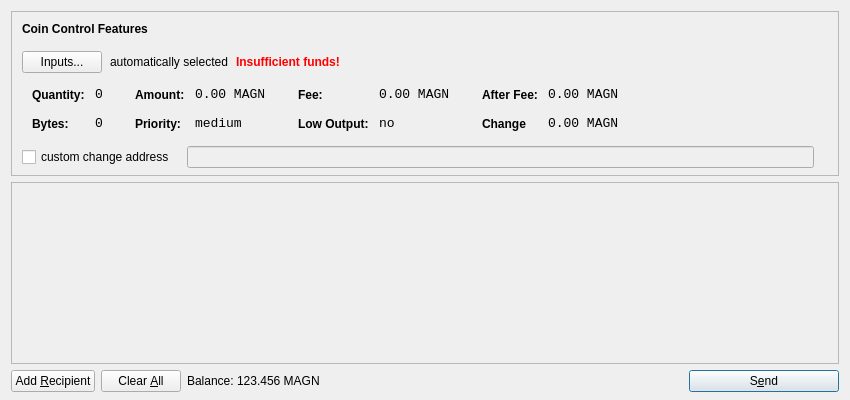
<?xml version="1.0" encoding="UTF-8"?>
<ui version="4.0">
 <class>SendCoinsDialog</class>
 <widget class="QDialog" name="SendCoinsDialog">
  <property name="geometry">
   <rect>
    <x>0</x>
    <y>0</y>
    <width>850</width>
    <height>400</height>
   </rect>
  </property>
  <property name="windowTitle">
   <string>Send Coins</string>
  </property>
  <layout class="QVBoxLayout" name="verticalLayout" stretch="0,1,0">
   <property name="bottomMargin">
    <number>8</number>
   </property>
   <item>
    <widget class="QFrame" name="frameCoinControl">
     <property name="sizePolicy">
      <sizepolicy hsizetype="Expanding" vsizetype="Expanding">
       <horstretch>0</horstretch>
       <verstretch>0</verstretch>
      </sizepolicy>
     </property>
     <property name="maximumSize">
      <size>
       <width>16777215</width>
       <height>16777215</height>
      </size>
     </property>
     <property name="frameShape">
      <enum>QFrame::StyledPanel</enum>
     </property>
     <property name="frameShadow">
      <enum>QFrame::Sunken</enum>
     </property>
     <layout class="QVBoxLayout" name="verticalLayoutCoinControl2">
      <property name="spacing">
       <number>6</number>
      </property>
      <property name="leftMargin">
       <number>0</number>
      </property>
      <property name="topMargin">
       <number>0</number>
      </property>
      <property name="rightMargin">
       <number>0</number>
      </property>
      <property name="bottomMargin">
       <number>6</number>
      </property>
      <item>
       <layout class="QVBoxLayout" name="verticalLayoutCoinControl" stretch="0,0,0,0,1">
        <property name="spacing">
         <number>0</number>
        </property>
        <property name="leftMargin">
         <number>10</number>
        </property>
        <property name="topMargin">
         <number>10</number>
        </property>
        <item>
         <layout class="QHBoxLayout" name="horizontalLayoutCoinControl1">
          <property name="bottomMargin">
           <number>15</number>
          </property>
          <item>
           <widget class="QLabel" name="labelCoinControlFeatures">
            <property name="sizePolicy">
             <sizepolicy hsizetype="Preferred" vsizetype="Maximum">
              <horstretch>0</horstretch>
              <verstretch>0</verstretch>
             </sizepolicy>
            </property>
            <property name="font">
             <font>
              <weight>75</weight>
              <bold>true</bold>
             </font>
            </property>
            <property name="styleSheet">
             <string notr="true">font-weight:bold;</string>
            </property>
            <property name="text">
             <string>Coin Control Features</string>
            </property>
           </widget>
          </item>
         </layout>
        </item>
        <item>
         <layout class="QHBoxLayout" name="horizontalLayoutCoinControl2" stretch="0,0,0,0">
          <property name="spacing">
           <number>8</number>
          </property>
          <property name="bottomMargin">
           <number>10</number>
          </property>
          <item>
           <widget class="QPushButton" name="pushButtonCoinControl">
            <property name="styleSheet">
             <string notr="true"/>
            </property>
            <property name="text">
             <string>Inputs...</string>
            </property>
           </widget>
          </item>
          <item>
           <widget class="QLabel" name="labelCoinControlAutomaticallySelected">
            <property name="text">
             <string>automatically selected</string>
            </property>
            <property name="margin">
             <number>5</number>
            </property>
           </widget>
          </item>
          <item>
           <widget class="QLabel" name="labelCoinControlInsuffFunds">
            <property name="font">
             <font>
              <weight>75</weight>
              <bold>true</bold>
             </font>
            </property>
            <property name="styleSheet">
             <string notr="true">color:red;font-weight:bold;</string>
            </property>
            <property name="text">
             <string>Insufficient funds!</string>
            </property>
            <property name="margin">
             <number>5</number>
            </property>
           </widget>
          </item>
          <item>
           <spacer name="horizontalSpacerCoinControl">
            <property name="orientation">
             <enum>Qt::Horizontal</enum>
            </property>
            <property name="sizeHint" stdset="0">
             <size>
              <width>40</width>
              <height>1</height>
             </size>
            </property>
           </spacer>
          </item>
         </layout>
        </item>
        <item>
         <widget class="QWidget" name="widgetCoinControl" native="true">
          <property name="sizePolicy">
           <sizepolicy hsizetype="Preferred" vsizetype="Preferred">
            <horstretch>0</horstretch>
            <verstretch>0</verstretch>
           </sizepolicy>
          </property>
          <property name="minimumSize">
           <size>
            <width>0</width>
            <height>0</height>
           </size>
          </property>
          <property name="styleSheet">
           <string notr="true"/>
          </property>
          <layout class="QHBoxLayout" name="horizontalLayoutCoinControl5">
           <property name="margin">
            <number>0</number>
           </property>
           <item>
            <layout class="QHBoxLayout" name="horizontalLayoutCoinControl3" stretch="0,0,0,1">
             <property name="spacing">
              <number>20</number>
             </property>
             <property name="topMargin">
              <number>0</number>
             </property>
             <property name="bottomMargin">
              <number>10</number>
             </property>
             <item>
              <layout class="QFormLayout" name="formLayoutCoinControl1">
               <property name="horizontalSpacing">
                <number>10</number>
               </property>
               <property name="verticalSpacing">
                <number>14</number>
               </property>
               <property name="leftMargin">
                <number>10</number>
               </property>
               <property name="topMargin">
                <number>4</number>
               </property>
               <property name="rightMargin">
                <number>6</number>
               </property>
               <item row="0" column="0">
                <widget class="QLabel" name="labelCoinControlQuantityText">
                 <property name="styleSheet">
                  <string notr="true">font-weight:bold;</string>
                 </property>
                 <property name="text">
                  <string>Quantity:</string>
                 </property>
                 <property name="margin">
                  <number>0</number>
                 </property>
                </widget>
               </item>
               <item row="0" column="1">
                <widget class="QLabel" name="labelCoinControlQuantity">
                 <property name="font">
                  <font>
                   <family>Monospace</family>
                   <pointsize>10</pointsize>
                  </font>
                 </property>
                 <property name="cursor">
                  <cursorShape>IBeamCursor</cursorShape>
                 </property>
                 <property name="contextMenuPolicy">
                  <enum>Qt::ActionsContextMenu</enum>
                 </property>
                 <property name="text">
                  <string>0</string>
                 </property>
                 <property name="margin">
                  <number>0</number>
                 </property>
                 <property name="textInteractionFlags">
                  <set>Qt::LinksAccessibleByMouse|Qt::TextSelectableByKeyboard|Qt::TextSelectableByMouse</set>
                 </property>
                </widget>
               </item>
               <item row="1" column="0">
                <widget class="QLabel" name="labelCoinControlBytesText">
                 <property name="styleSheet">
                  <string notr="true">font-weight:bold;</string>
                 </property>
                 <property name="text">
                  <string>Bytes:</string>
                 </property>
                </widget>
               </item>
               <item row="1" column="1">
                <widget class="QLabel" name="labelCoinControlBytes">
                 <property name="font">
                  <font>
                   <family>Monospace</family>
                   <pointsize>10</pointsize>
                  </font>
                 </property>
                 <property name="cursor">
                  <cursorShape>IBeamCursor</cursorShape>
                 </property>
                 <property name="contextMenuPolicy">
                  <enum>Qt::ActionsContextMenu</enum>
                 </property>
                 <property name="text">
                  <string>0</string>
                 </property>
                 <property name="textInteractionFlags">
                  <set>Qt::LinksAccessibleByMouse|Qt::TextSelectableByKeyboard|Qt::TextSelectableByMouse</set>
                 </property>
                </widget>
               </item>
              </layout>
             </item>
             <item>
              <layout class="QFormLayout" name="formLayoutCoinControl2">
               <property name="horizontalSpacing">
                <number>10</number>
               </property>
               <property name="verticalSpacing">
                <number>14</number>
               </property>
               <property name="leftMargin">
                <number>6</number>
               </property>
               <property name="topMargin">
                <number>4</number>
               </property>
               <property name="rightMargin">
                <number>6</number>
               </property>
               <item row="0" column="0">
                <widget class="QLabel" name="labelCoinControlAmountText">
                 <property name="styleSheet">
                  <string notr="true">font-weight:bold;</string>
                 </property>
                 <property name="text">
                  <string>Amount:</string>
                 </property>
                 <property name="margin">
                  <number>0</number>
                 </property>
                </widget>
               </item>
               <item row="0" column="1">
                <widget class="QLabel" name="labelCoinControlAmount">
                 <property name="font">
                  <font>
                   <family>Monospace</family>
                   <pointsize>10</pointsize>
                  </font>
                 </property>
                 <property name="cursor">
                  <cursorShape>IBeamCursor</cursorShape>
                 </property>
                 <property name="contextMenuPolicy">
                  <enum>Qt::ActionsContextMenu</enum>
                 </property>
                 <property name="text">
                  <string>0.00 MAGN</string>
                 </property>
                 <property name="textInteractionFlags">
                  <set>Qt::LinksAccessibleByMouse|Qt::TextSelectableByKeyboard|Qt::TextSelectableByMouse</set>
                 </property>
                </widget>
               </item>
               <item row="1" column="0">
                <widget class="QLabel" name="labelCoinControlPriorityText">
                 <property name="styleSheet">
                  <string notr="true">font-weight:bold;</string>
                 </property>
                 <property name="text">
                  <string>Priority:</string>
                 </property>
                </widget>
               </item>
               <item row="1" column="1">
                <widget class="QLabel" name="labelCoinControlPriority">
                 <property name="font">
                  <font>
                   <family>Monospace</family>
                   <pointsize>10</pointsize>
                  </font>
                 </property>
                 <property name="cursor">
                  <cursorShape>IBeamCursor</cursorShape>
                 </property>
                 <property name="contextMenuPolicy">
                  <enum>Qt::ActionsContextMenu</enum>
                 </property>
                 <property name="text">
                  <string>medium</string>
                 </property>
                 <property name="textInteractionFlags">
                  <set>Qt::LinksAccessibleByMouse|Qt::TextSelectableByKeyboard|Qt::TextSelectableByMouse</set>
                 </property>
                </widget>
               </item>
              </layout>
             </item>
             <item>
              <layout class="QFormLayout" name="formLayoutCoinControl3">
               <property name="horizontalSpacing">
                <number>10</number>
               </property>
               <property name="verticalSpacing">
                <number>14</number>
               </property>
               <property name="leftMargin">
                <number>6</number>
               </property>
               <property name="topMargin">
                <number>4</number>
               </property>
               <property name="rightMargin">
                <number>6</number>
               </property>
               <item row="0" column="0">
                <widget class="QLabel" name="labelCoinControlFeeText">
                 <property name="styleSheet">
                  <string notr="true">font-weight:bold;</string>
                 </property>
                 <property name="text">
                  <string>Fee:</string>
                 </property>
                 <property name="margin">
                  <number>0</number>
                 </property>
                </widget>
               </item>
               <item row="0" column="1">
                <widget class="QLabel" name="labelCoinControlFee">
                 <property name="font">
                  <font>
                   <family>Monospace</family>
                   <pointsize>10</pointsize>
                  </font>
                 </property>
                 <property name="cursor">
                  <cursorShape>IBeamCursor</cursorShape>
                 </property>
                 <property name="contextMenuPolicy">
                  <enum>Qt::ActionsContextMenu</enum>
                 </property>
                 <property name="text">
                  <string>0.00 MAGN</string>
                 </property>
                 <property name="textInteractionFlags">
                  <set>Qt::LinksAccessibleByMouse|Qt::TextSelectableByKeyboard|Qt::TextSelectableByMouse</set>
                 </property>
                </widget>
               </item>
               <item row="1" column="0">
                <widget class="QLabel" name="labelCoinControlLowOutputText">
                 <property name="styleSheet">
                  <string notr="true">font-weight:bold;</string>
                 </property>
                 <property name="text">
                  <string>Low Output:</string>
                 </property>
                </widget>
               </item>
               <item row="1" column="1">
                <widget class="QLabel" name="labelCoinControlLowOutput">
                 <property name="font">
                  <font>
                   <family>Monospace</family>
                   <pointsize>10</pointsize>
                  </font>
                 </property>
                 <property name="cursor">
                  <cursorShape>IBeamCursor</cursorShape>
                 </property>
                 <property name="contextMenuPolicy">
                  <enum>Qt::ActionsContextMenu</enum>
                 </property>
                 <property name="text">
                  <string>no</string>
                 </property>
                 <property name="textInteractionFlags">
                  <set>Qt::LinksAccessibleByMouse|Qt::TextSelectableByKeyboard|Qt::TextSelectableByMouse</set>
                 </property>
                </widget>
               </item>
              </layout>
             </item>
             <item>
              <layout class="QFormLayout" name="formLayoutCoinControl4">
               <property name="horizontalSpacing">
                <number>10</number>
               </property>
               <property name="verticalSpacing">
                <number>14</number>
               </property>
               <property name="leftMargin">
                <number>6</number>
               </property>
               <property name="topMargin">
                <number>4</number>
               </property>
               <property name="rightMargin">
                <number>6</number>
               </property>
               <item row="0" column="0">
                <widget class="QLabel" name="labelCoinControlAfterFeeText">
                 <property name="styleSheet">
                  <string notr="true">font-weight:bold;</string>
                 </property>
                 <property name="text">
                  <string>After Fee:</string>
                 </property>
                 <property name="margin">
                  <number>0</number>
                 </property>
                </widget>
               </item>
               <item row="0" column="1">
                <widget class="QLabel" name="labelCoinControlAfterFee">
                 <property name="font">
                  <font>
                   <family>Monospace</family>
                   <pointsize>10</pointsize>
                  </font>
                 </property>
                 <property name="cursor">
                  <cursorShape>IBeamCursor</cursorShape>
                 </property>
                 <property name="contextMenuPolicy">
                  <enum>Qt::ActionsContextMenu</enum>
                 </property>
                 <property name="text">
                  <string>0.00 MAGN</string>
                 </property>
                 <property name="textInteractionFlags">
                  <set>Qt::LinksAccessibleByMouse|Qt::TextSelectableByKeyboard|Qt::TextSelectableByMouse</set>
                 </property>
                </widget>
               </item>
               <item row="1" column="0">
                <widget class="QLabel" name="labelCoinControlChangeText">
                 <property name="styleSheet">
                  <string notr="true">font-weight:bold;</string>
                 </property>
                 <property name="text">
                  <string>Change</string>
                 </property>
                </widget>
               </item>
               <item row="1" column="1">
                <widget class="QLabel" name="labelCoinControlChange">
                 <property name="font">
                  <font>
                   <family>Monospace</family>
                   <pointsize>10</pointsize>
                  </font>
                 </property>
                 <property name="cursor">
                  <cursorShape>IBeamCursor</cursorShape>
                 </property>
                 <property name="contextMenuPolicy">
                  <enum>Qt::ActionsContextMenu</enum>
                 </property>
                 <property name="text">
                  <string>0.00 MAGN</string>
                 </property>
                 <property name="textInteractionFlags">
                  <set>Qt::LinksAccessibleByMouse|Qt::TextSelectableByKeyboard|Qt::TextSelectableByMouse</set>
                 </property>
                </widget>
               </item>
              </layout>
             </item>
            </layout>
           </item>
          </layout>
         </widget>
        </item>
        <item>
         <layout class="QHBoxLayout" name="horizontalLayoutCoinControl4" stretch="0,0,0">
          <property name="spacing">
           <number>12</number>
          </property>
          <property name="sizeConstraint">
           <enum>QLayout::SetDefaultConstraint</enum>
          </property>
          <property name="topMargin">
           <number>5</number>
          </property>
          <property name="rightMargin">
           <number>5</number>
          </property>
          <item>
           <widget class="QCheckBox" name="checkBoxCoinControlChange">
            <property name="text">
             <string>custom change address</string>
            </property>
           </widget>
          </item>
          <item>
           <widget class="QLineEdit" name="lineEditCoinControlChange">
            <property name="enabled">
             <bool>false</bool>
            </property>
            <property name="sizePolicy">
             <sizepolicy hsizetype="Expanding" vsizetype="Fixed">
              <horstretch>0</horstretch>
              <verstretch>0</verstretch>
             </sizepolicy>
            </property>
           </widget>
          </item>
          <item>
           <widget class="QLabel" name="labelCoinControlChangeLabel">
            <property name="sizePolicy">
             <sizepolicy hsizetype="Preferred" vsizetype="Expanding">
              <horstretch>0</horstretch>
              <verstretch>0</verstretch>
             </sizepolicy>
            </property>
            <property name="minimumSize">
             <size>
              <width>0</width>
              <height>0</height>
             </size>
            </property>
            <property name="text">
             <string/>
            </property>
            <property name="margin">
             <number>3</number>
            </property>
           </widget>
          </item>
         </layout>
        </item>
        <item>
         <spacer name="verticalSpacerCoinControl">
          <property name="orientation">
           <enum>Qt::Vertical</enum>
          </property>
          <property name="sizeHint" stdset="0">
           <size>
            <width>800</width>
            <height>1</height>
           </size>
          </property>
         </spacer>
        </item>
       </layout>
      </item>
     </layout>
    </widget>
   </item>
   <item>
    <widget class="QScrollArea" name="scrollArea">
     <property name="widgetResizable">
      <bool>true</bool>
     </property>
     <widget class="QWidget" name="scrollAreaWidgetContents">
      <property name="geometry">
       <rect>
        <x>0</x>
        <y>0</y>
        <width>830</width>
        <height>162</height>
       </rect>
      </property>
      <layout class="QVBoxLayout" name="verticalLayout_2">
       <property name="margin">
        <number>0</number>
       </property>
       <item>
        <layout class="QVBoxLayout" name="entries">
         <property name="spacing">
          <number>6</number>
         </property>
        </layout>
       </item>
       <item>
        <spacer name="verticalSpacer">
         <property name="orientation">
          <enum>Qt::Vertical</enum>
         </property>
         <property name="sizeHint" stdset="0">
          <size>
           <width>20</width>
           <height>40</height>
          </size>
         </property>
        </spacer>
       </item>
      </layout>
     </widget>
    </widget>
   </item>
   <item>
    <layout class="QHBoxLayout" name="horizontalLayout">
     <item>
      <widget class="QPushButton" name="addButton">
       <property name="toolTip">
        <string>Send to multiple recipients at once</string>
       </property>
       <property name="text">
        <string>Add &amp;Recipient</string>
       </property>
       <property name="icon">
        <iconset resource="../bitcoin.qrc">
         <normaloff>:/icons/add</normaloff>:/icons/add</iconset>
       </property>
       <property name="autoDefault">
        <bool>false</bool>
       </property>
      </widget>
     </item>
     <item>
      <widget class="QPushButton" name="clearButton">
       <property name="sizePolicy">
        <sizepolicy hsizetype="Minimum" vsizetype="Fixed">
         <horstretch>0</horstretch>
         <verstretch>0</verstretch>
        </sizepolicy>
       </property>
       <property name="toolTip">
        <string>Remove all transaction fields</string>
       </property>
       <property name="text">
        <string>Clear &amp;All</string>
       </property>
       <property name="icon">
        <iconset resource="../bitcoin.qrc">
         <normaloff>:/icons/remove</normaloff>:/icons/remove</iconset>
       </property>
       <property name="autoRepeatDelay">
        <number>300</number>
       </property>
       <property name="autoDefault">
        <bool>false</bool>
       </property>
      </widget>
     </item>
     <item>
      <layout class="QHBoxLayout" name="horizontalLayout_2">
       <property name="spacing">
        <number>3</number>
       </property>
       <item>
        <widget class="QLabel" name="label">
         <property name="sizePolicy">
          <sizepolicy hsizetype="Preferred" vsizetype="Fixed">
           <horstretch>0</horstretch>
           <verstretch>0</verstretch>
          </sizepolicy>
         </property>
         <property name="text">
          <string>Balance:</string>
         </property>
        </widget>
       </item>
       <item>
        <widget class="QLabel" name="labelBalance">
         <property name="sizePolicy">
          <sizepolicy hsizetype="Preferred" vsizetype="Fixed">
           <horstretch>0</horstretch>
           <verstretch>0</verstretch>
          </sizepolicy>
         </property>
         <property name="cursor">
          <cursorShape>IBeamCursor</cursorShape>
         </property>
         <property name="text">
          <string>123.456 MAGN</string>
         </property>
         <property name="textInteractionFlags">
          <set>Qt::LinksAccessibleByMouse|Qt::TextSelectableByKeyboard|Qt::TextSelectableByMouse</set>
         </property>
        </widget>
       </item>
      </layout>
     </item>
     <item>
      <spacer name="horizontalSpacer">
       <property name="orientation">
        <enum>Qt::Horizontal</enum>
       </property>
       <property name="sizeHint" stdset="0">
        <size>
         <width>40</width>
         <height>20</height>
        </size>
       </property>
      </spacer>
     </item>
     <item>
      <widget class="QPushButton" name="sendButton">
       <property name="minimumSize">
        <size>
         <width>150</width>
         <height>0</height>
        </size>
       </property>
       <property name="toolTip">
        <string>Confirm the send action</string>
       </property>
       <property name="text">
        <string>S&amp;end</string>
       </property>
       <property name="icon">
        <iconset resource="../bitcoin.qrc">
         <normaloff>:/icons/send</normaloff>:/icons/send</iconset>
       </property>
       <property name="default">
        <bool>true</bool>
       </property>
      </widget>
     </item>
    </layout>
   </item>
  </layout>
 </widget>
 <resources>
  <include location="../bitcoin.qrc"/>
 </resources>
 <connections/>
</ui>
